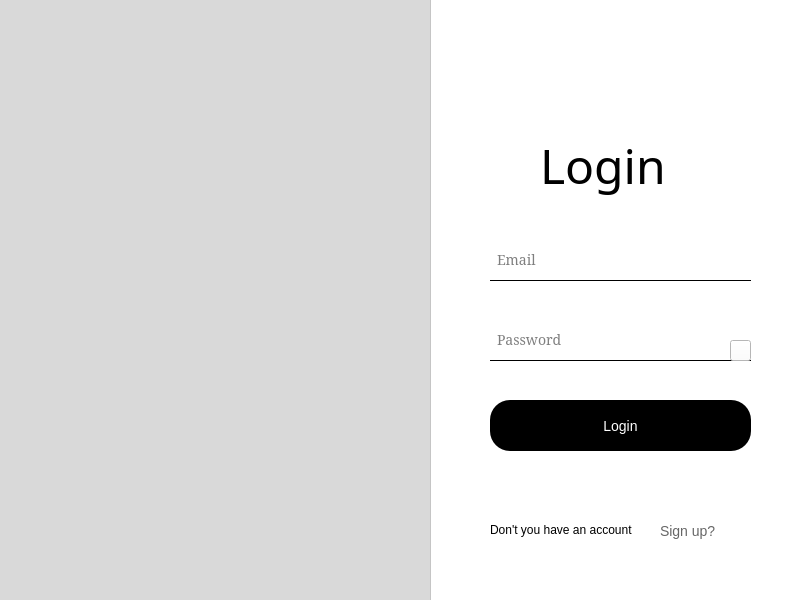
<?xml version="1.0" encoding="UTF-8"?>
<ui version="4.0">
 <class>MainWindow</class>
 <widget class="QMainWindow" name="MainWindow">
  <property name="geometry">
   <rect>
    <x>0</x>
    <y>0</y>
    <width>800</width>
    <height>600</height>
   </rect>
  </property>
  <property name="windowTitle">
   <string>MainWindow</string>
  </property>
  <property name="styleSheet">
   <string notr="true">background-color:rgb(217, 217, 217)</string>
  </property>
  <widget class="QWidget" name="centralwidget">
   <widget class="QLabel" name="Logopicture">
    <property name="geometry">
     <rect>
      <x>40</x>
      <y>180</y>
      <width>311</width>
      <height>231</height>
     </rect>
    </property>
    <property name="text">
     <string/>
    </property>
    <property name="pixmap">
     <pixmap>../img/302065e0-36bf-477b-86d3-f71749fd23b1.webp</pixmap>
    </property>
    <property name="scaledContents">
     <bool>true</bool>
    </property>
   </widget>
   <widget class="QFrame" name="frame">
    <property name="geometry">
     <rect>
      <x>430</x>
      <y>-30</y>
      <width>401</width>
      <height>681</height>
     </rect>
    </property>
    <property name="font">
     <font>
      <kerning>true</kerning>
     </font>
    </property>
    <property name="styleSheet">
     <string notr="true">background-color:rgb(255, 255, 255);
</string>
    </property>
    <property name="frameShape">
     <enum>QFrame::Shape::StyledPanel</enum>
    </property>
    <property name="frameShadow">
     <enum>QFrame::Shadow::Raised</enum>
    </property>
    <widget class="QLabel" name="logologin">
     <property name="geometry">
      <rect>
       <x>110</x>
       <y>150</y>
       <width>171</width>
       <height>91</height>
      </rect>
     </property>
     <property name="font">
      <font>
       <family>Algerian</family>
       <pointsize>36</pointsize>
      </font>
     </property>
     <property name="styleSheet">
      <string notr="true">color: black;</string>
     </property>
     <property name="text">
      <string>Login</string>
     </property>
    </widget>
    <widget class="QLineEdit" name="loginemail">
     <property name="geometry">
      <rect>
       <x>60</x>
       <y>270</y>
       <width>261</width>
       <height>41</height>
      </rect>
     </property>
     <property name="font">
      <font>
       <family>SimSun</family>
       <pointsize>-1</pointsize>
      </font>
     </property>
     <property name="styleSheet">
      <string notr="true">border: none;
    border-bottom: 1px solid #000; /* Black underline */
    font-size: 14px;
    padding: 5px;
color: black;</string>
     </property>
     <property name="text">
      <string/>
     </property>
     <property name="frame">
      <bool>false</bool>
     </property>
     <property name="echoMode">
      <enum>QLineEdit::EchoMode::Normal</enum>
     </property>
     <property name="cursorPosition">
      <number>0</number>
     </property>
     <property name="dragEnabled">
      <bool>false</bool>
     </property>
     <property name="readOnly">
      <bool>false</bool>
     </property>
     <property name="placeholderText">
      <string>Email</string>
     </property>
     <property name="clearButtonEnabled">
      <bool>false</bool>
     </property>
    </widget>
    <widget class="QPushButton" name="Buttonlogin">
     <property name="geometry">
      <rect>
       <x>60</x>
       <y>430</y>
       <width>261</width>
       <height>51</height>
      </rect>
     </property>
     <property name="styleSheet">
      <string notr="true">background-color: #000; /* Black background */
    color: #fff; /* White text */
    font-size: 14px; /* Adjust text size */
    border: none; /* Remove borders */
    border-radius: 20px; /* Rounded corners */
    padding: 10px 20px; /* Add padding for a larger button */
    text-align: center; /* Center the text */</string>
     </property>
     <property name="text">
      <string>Login</string>
     </property>
    </widget>
    <widget class="QLabel" name="Loddontyou">
     <property name="geometry">
      <rect>
       <x>60</x>
       <y>550</y>
       <width>201</width>
       <height>20</height>
      </rect>
     </property>
     <property name="styleSheet">
      <string notr="true">color: black;</string>
     </property>
     <property name="text">
      <string>Don't you have an account</string>
     </property>
    </widget>
    <widget class="QPushButton" name="Buttonsignup">
     <property name="geometry">
      <rect>
       <x>230</x>
       <y>550</y>
       <width>93</width>
       <height>21</height>
      </rect>
     </property>
     <property name="styleSheet">
      <string notr="true">background: transparent; /* No background */
    border: none; /* Remove border */
    color: #666; /* Light gray text color */
    font-size: 14px; /* Adjust font size as needed */
    text-align: left; /* Align text to the left */</string>
     </property>
     <property name="text">
      <string>Sign up?</string>
     </property>
    </widget>
    <widget class="QLineEdit" name="loginpassword">
     <property name="geometry">
      <rect>
       <x>60</x>
       <y>350</y>
       <width>261</width>
       <height>41</height>
      </rect>
     </property>
     <property name="font">
      <font>
       <family>SimSun</family>
       <pointsize>-1</pointsize>
      </font>
     </property>
     <property name="styleSheet">
      <string notr="true">border: none;
    border-bottom: 1px solid #000; /* Black underline */
    font-size: 14px;
    padding: 5px;
color: black;</string>
     </property>
     <property name="text">
      <string/>
     </property>
     <property name="frame">
      <bool>false</bool>
     </property>
     <property name="echoMode">
      <enum>QLineEdit::EchoMode::Password</enum>
     </property>
     <property name="cursorPosition">
      <number>0</number>
     </property>
     <property name="dragEnabled">
      <bool>false</bool>
     </property>
     <property name="readOnly">
      <bool>false</bool>
     </property>
     <property name="placeholderText">
      <string>Password</string>
     </property>
     <property name="clearButtonEnabled">
      <bool>false</bool>
     </property>
    </widget>
    <widget class="QPushButton" name="Buttoneye_2">
     <property name="geometry">
      <rect>
       <x>300</x>
       <y>370</y>
       <width>21</width>
       <height>21</height>
      </rect>
     </property>
     <property name="text">
      <string/>
     </property>
     <property name="icon">
      <iconset>
       <normaloff>../img/hidden.png</normaloff>../img/hidden.png</iconset>
     </property>
    </widget>
   </widget>
   <zorder>frame</zorder>
   <zorder>Logopicture</zorder>
  </widget>
  <widget class="QMenuBar" name="menubar">
   <property name="geometry">
    <rect>
     <x>0</x>
     <y>0</y>
     <width>800</width>
     <height>24</height>
    </rect>
   </property>
  </widget>
 </widget>
 <resources/>
 <connections/>
</ui>
